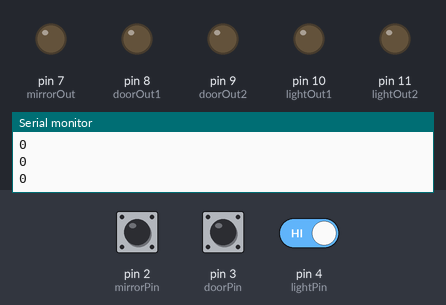
This sketch was run on a simulated Arduino Uno, built with avr-gcc and run on an emulated ATmega328P. Parts: output pins drawn as LEDs (lit = HIGH), the last lines printed to the serial monitor. Dashed ring = blinking. The inputs (shaded band) are chosen by the test bench; at power-on: pin 2 (mirrorPin) HIGH, pin 3 (doorPin) HIGH, pin 4 (lightPin) HIGH.

Above: at 1.2 s.
1.3 s: pin 2 (mirrorPin) driven LOW
At 2.4 s:
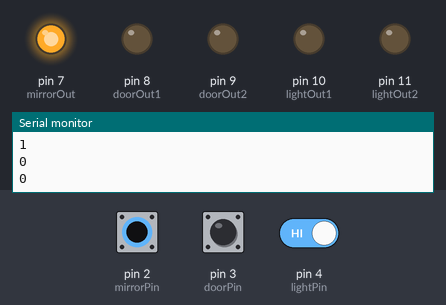
2.9 s: pin 3 (doorPin) driven LOW
At 4.1 s:
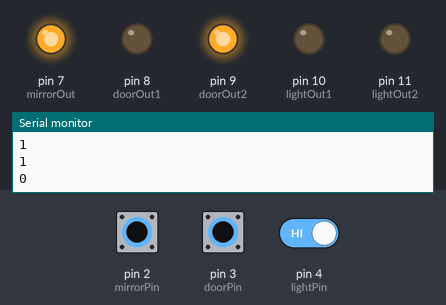
4.5 s: pin 4 (lightPin) driven LOW
At 5.8 s:
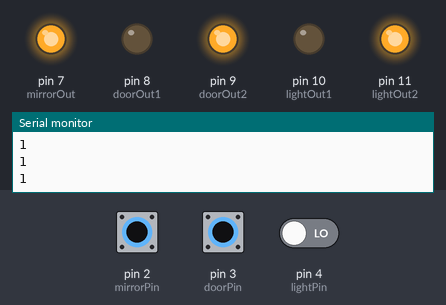
6.1 s: pin 3 (doorPin) pulsed HIGH 5 times (0.12 s each, 0.3 s apart)
At 7.9 s:
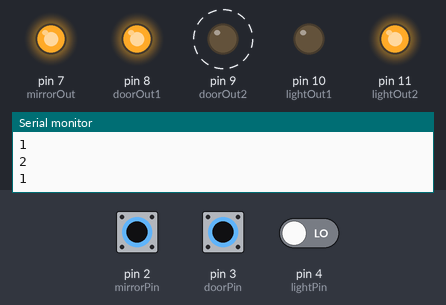
9.1 s: pin 2 (mirrorPin) pulsed HIGH 5 times (0.12 s each, 0.3 s apart)
At 11.1 s:
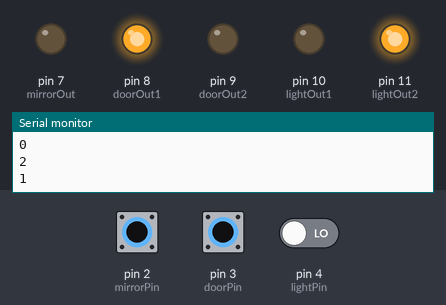
Timing chart, 0 to 12.6 s (numbered marks = the images above; inputs shaded):
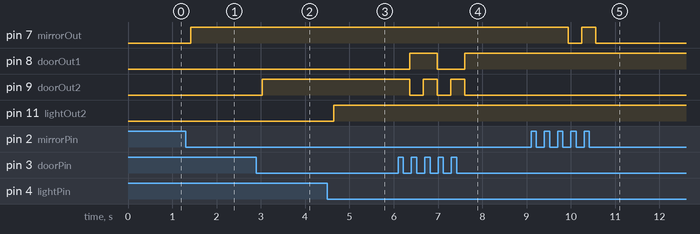

The sketch:

ControlMain.ino
```cpp
int mirrorPin = 2;
int mirrorOut = 7;
boolean mirrorPinState;
boolean mirrorLastState;
boolean mirrorState = LOW ;

int doorPin = 3;
int doorOut1 = 8;
int doorOut2 = 9;
boolean doorPinState;
boolean doorLastState;
boolean doorState = LOW ;

int lightPin = 4;
int lightOut1 = 10;
int lightOut2 = 11;
boolean lightPinState;
boolean lightLastState;
boolean lightState = LOW ;

int mirrorCount = 0 ;
int doorCount = 0 ;
int lightCount = 0 ;


void setup() {
  pinMode (mirrorPin, INPUT);
  pinMode (mirrorOut, OUTPUT); //mirror
  pinMode (doorPin, INPUT);
  pinMode (doorOut1, OUTPUT);
  pinMode (doorOut2, OUTPUT); //door
  pinMode (lightPin, INPUT);
  pinMode (lightOut1, OUTPUT);
  pinMode (lightOut2, OUTPUT); //light
  Serial.begin(9600);

}

void loop() {
  int reading1 = digitalRead(mirrorPin);
  int reading2 = digitalRead(doorPin);
  int reading3 = digitalRead(lightPin);
  delay(100);


  // MIRROR
  if ( reading1 == LOW && mirrorLastState == HIGH ) {
    delay (10);
    if (digitalRead(mirrorPin) == LOW)mirrorState = !mirrorState;
    if (mirrorCount <= 0) mirrorCount += 1;
    else mirrorCount = 0;
  }
  digitalWrite(mirrorOut, mirrorState);
  mirrorLastState = reading1;

  // DOOR
  if ( reading2 == LOW && doorLastState == HIGH ) {
    delay (10);
    if (digitalRead(doorPin) == LOW) doorState = !doorState;
    if (doorCount <= 2) doorCount += 1;
    else doorCount = 0;
  }
  doorLastState = reading2;

  if (doorCount == 1 ) {
    digitalWrite(doorOut1, LOW);
    digitalWrite(doorOut2, HIGH);
  }
  else if (doorCount == 2 ) {
    digitalWrite(doorOut1, HIGH);
    digitalWrite(doorOut2, LOW);
  }
  else if (doorCount == 3 ) {
    digitalWrite(doorOut1, HIGH);
    digitalWrite(doorOut2, HIGH);
  }
  else {
    digitalWrite(doorOut1, LOW);
    digitalWrite(doorOut2, LOW);
  }

  // LIGHT
  if ( reading3 == LOW && lightLastState == HIGH ) {
    delay (10);
    if (digitalRead(lightPin) == LOW) lightState = !lightState;
    if (lightCount <= 2) lightCount += 1;
    else lightCount = 0;
  }
  lightLastState = reading3;

  if (lightCount == 1 ) {
    digitalWrite(lightOut1, LOW);
    digitalWrite(lightOut2, HIGH);
  }
  else if (lightCount == 2 ) {
    digitalWrite(lightOut1, HIGH);
    digitalWrite(lightOut2, LOW);
  }
  else if (lightCount == 3 ) {
    digitalWrite(lightOut1, HIGH);
    digitalWrite(lightOut2, HIGH);
  }
  else {
    digitalWrite(lightOut1, LOW);
    digitalWrite(lightOut2, LOW);
  }

  Serial.println( mirrorState );
  Serial.println(doorCount);
  Serial.println(lightCount);
  Serial.println();


}
```

Source omitted: batman.c (data table, 93405 bytes), batman2.c (data table, 31359 bytes), rabbit.c (data table, 106132 bytes)

Measured:
- after the input at 1.3 s, pin 7 (mirrorOut): LOW → HIGH after 0.11 s
- after the input at 2.9 s, pin 9 (doorOut2): LOW → HIGH after 0.13 s
- after the input at 4.5 s, pin 11 (lightOut2): LOW → HIGH after 0.14 s
- after the input at 6.1 s, pin 8 (doorOut1): LOW → HIGH after 0.26 s, → LOW 0.62 s later, → HIGH 0.62 s later; pin 9 (doorOut2): alternates HIGH for 0.31 s and LOW for 0.31 s, 5 changes in all, then stays LOW, starting after 0.26 s
- after the input at 9.1 s, pin 7 (mirrorOut): HIGH → LOW after 0.84 s, → HIGH 0.31 s later, → LOW 0.31 s later
